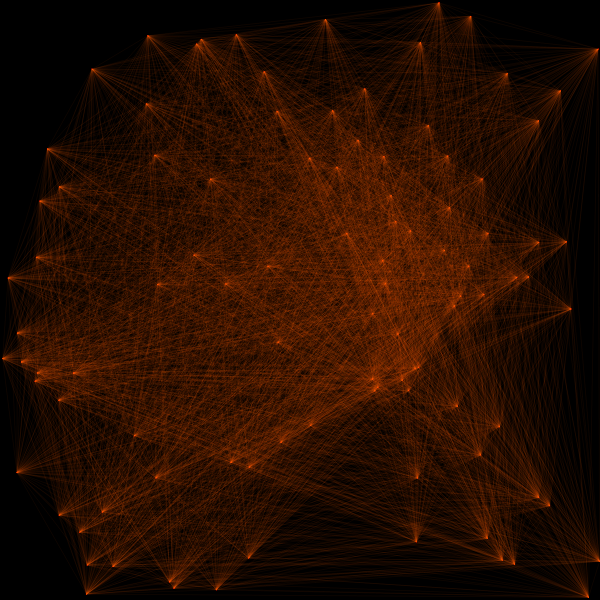
Frame 1 (no input)
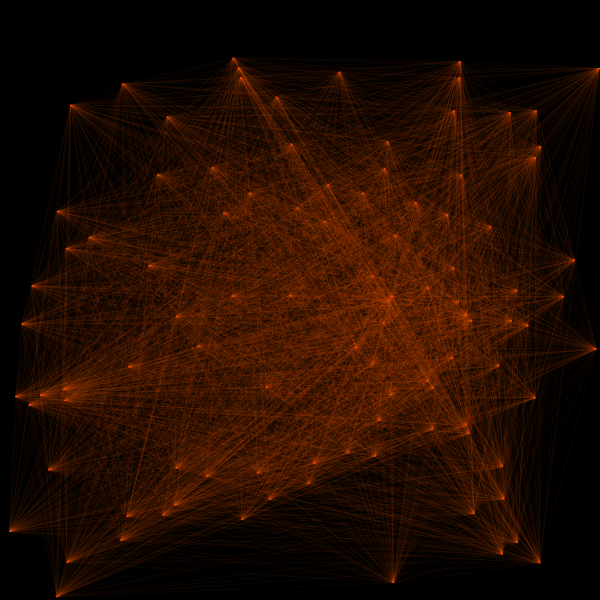
Frame 60 (no input)
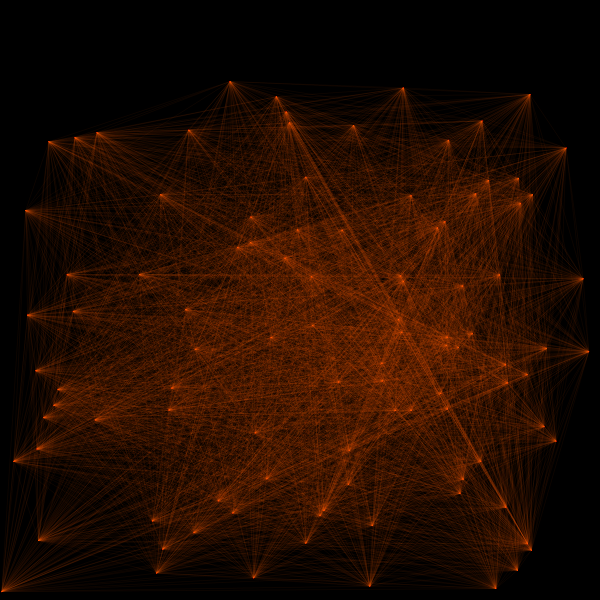
Frame 120 (the mouse pressed at the canvas centre since frame 60)

The p5.js sketch that drew these frames (run headless with seeded random() and noise() and a simulated clock; from frame 60 on, the mouse is pressed at the canvas centre):

// p5.js sketch
// ── sketch.js
let nParticles = 100;
let particles = [];
let particleSize = 100;
let maxCounter = 150;
let lines = [];

function checkCollisions() {
  lines = [];
  for (let i = 0; i < nParticles; i++) {
    for (var j = 0; j < nParticles; j++) {
      if (i != j) {
        let distance = p5.Vector.dist(
          particles[i].position,
          particles[j].position
        );
        if (distance < particleSize) {
          if (particles[i].counter === 0) {
            particles[i].direction.rotate(Math.random());
            particles[i].counter = maxCounter;
          }
          if (particles[j].counter === 0)
            particles[j].direction.rotate(Math.random());
          particles[j].counter = maxCounter;
        }
        lines.push([particles[i].position, particles[j].position, distance]);
      }
    }
  }
}

function createParticle() {
  let particle = {};
  particle.position = createVector(random(width), random(height));
  particle.direction = createVector(Math.random(), Math.random());
  particle.update = function () {
    this.position.add(this.direction);
    if (this.position.x > width || this.position.x < 0)
      this.position.x = random(width); // Regenerate x position
    if (this.position.y > height || this.position.y < 0)
      this.position.y = random(height); // Regenerate y position
    if (this.counter > 0) this.counter -= 1;
  };
  particle.counter = 0;
  return particle;
}

function setup() {
  createCanvas(600, 600);

  stroke(0, 80);
  fill(0, 90);
  for (let i = 0; i < nParticles; i++) particles.push(createParticle());
}

function draw() {
  background(0);
  checkCollisions();
  for (let i = 0; i < nParticles; i++) {
    particles[i].update();
    // ellipse(particles[i].position.x, particles[i].position.y, 10);
  }
  for (let i = 0; i < lines.length; i++) {
    let color = map(lines[i][2], 0, particleSize, 0, 255);
    stroke(244, 124, 36, 7);
    line(lines[i][0].x, lines[i][0].y, lines[i][1].x, lines[i][1].y);
  }
}
